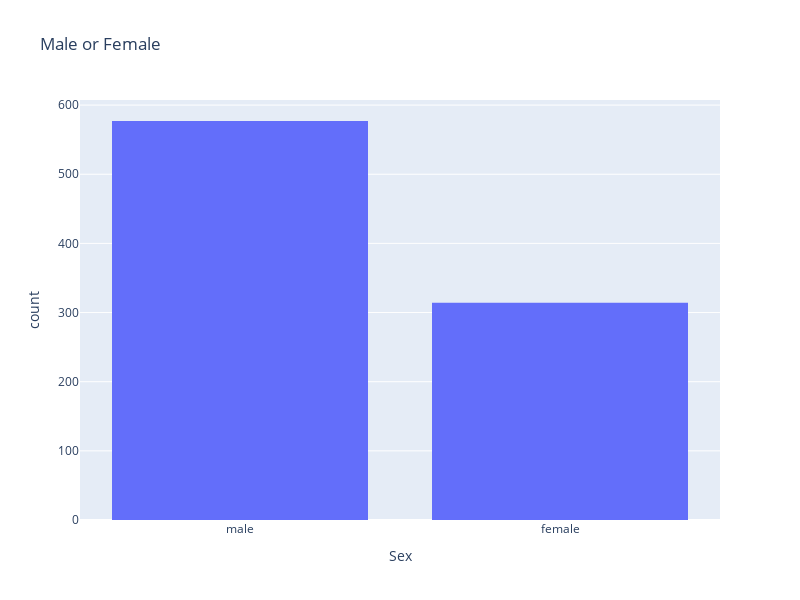

The notebook cell saved with this chart:
### Markdown cell above
### Erstellung eines Histogram

Indemfall nutzen wir den `px.histogram()` um die Verteilung der Geschlechter zu visualisieren
Die Parameter bleiben exakt die gleichen jedoch die Visualsierung ändert sich.

### Code cell
fig = px.histogram(data_frame=df, x="Sex", title="Male or Female")
fig.update_layout(width=800, height=600)
fig.show()

### Figure 1 — Plotly figure (JSON) as saved in the notebook; plotly's stock layout.template omitted (floating-point values rounded to 4 significant figures; data arrays with more than 128 entries replaced by an {"elided": "..."} marker saying what was removed)
{"data": [{"alignmentgroup": "True", "bingroup": "x", "hovertemplate": "Sex=%{x}<br>count=%{y}<extra></extra>", "legendgroup": "", "marker": {"color": "#636efa", "pattern": {"shape": ""}}, "name": "", "offsetgroup": "", "orientation": "v", "showlegend": false, "type": "histogram", "x": {"elided": "891 str values"}, "xaxis": "x", "yaxis": "y"}], "layout": {"barmode": "relative", "height": 600, "legend": {"tracegroupgap": 0}, "title": {"text": "Male or Female"}, "width": 800, "xaxis": {"anchor": "y", "domain": [0, 1], "title": {"text": "Sex"}}, "yaxis": {"anchor": "x", "domain": [0, 1], "title": {"text": "count"}}}}
